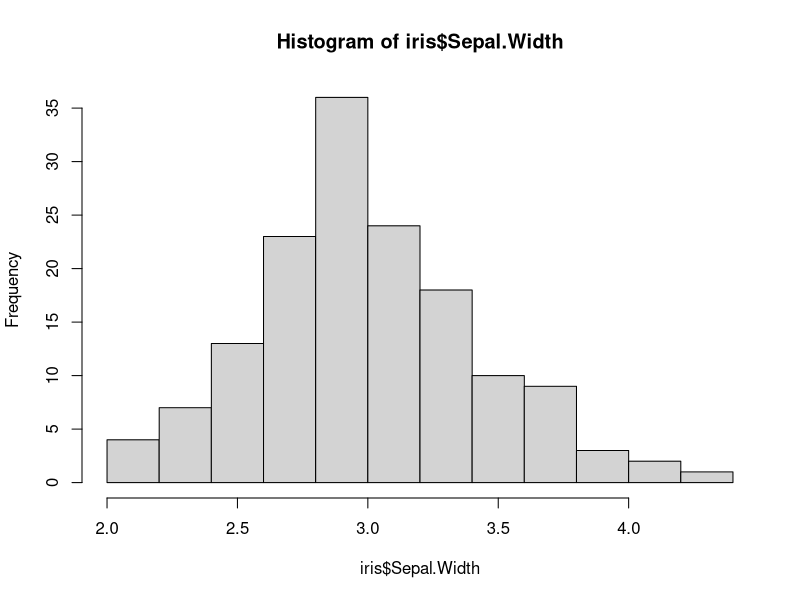
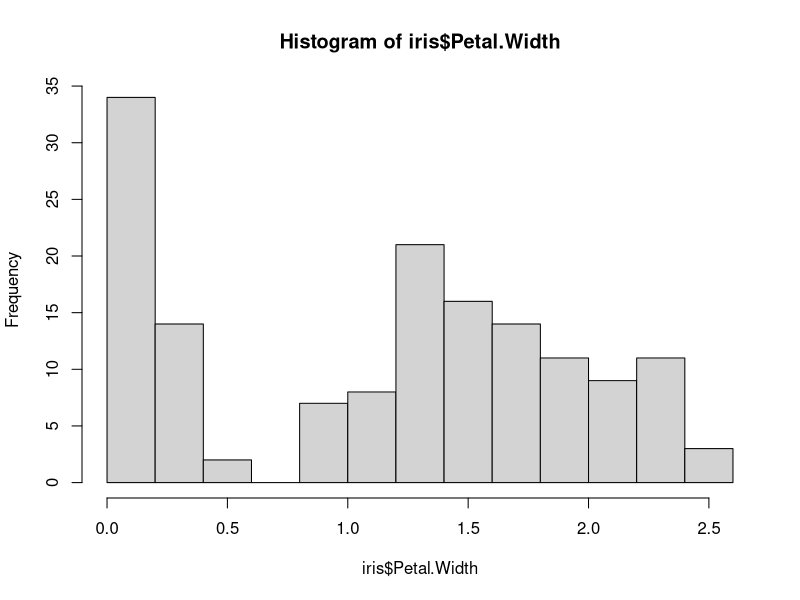

Reproduce these figures in R, in order. (Note: this script raises an error after producing the figures.)

##-------------Histogram and Box Plots Using Base Package-------------


# Plot histogram of Sepal.Width using hist(); 

hist(iris$Sepal.Width)


# type ?hist in R console and read up more about histograms
?hist




# Plot a histogram for Petal width and compare it with the plot above
hist(iris$Petal.Width)
hist(iris$Species)



# Make a boxplot of Petal.Length; read up on boxplots also. 
boxplot(iris$Petal.Length)
?boxplot

#Which of the following insecticides has the maximum median count of insects left after spraying?
InsectSprays <- InsectSprays
View(InsectSprays)
boxplot(InsectSprays$count ~ InsectSprays$spray)
?boxplot
boxplot(count ~ spray, data = InsectSprays, col = "lightgray")

